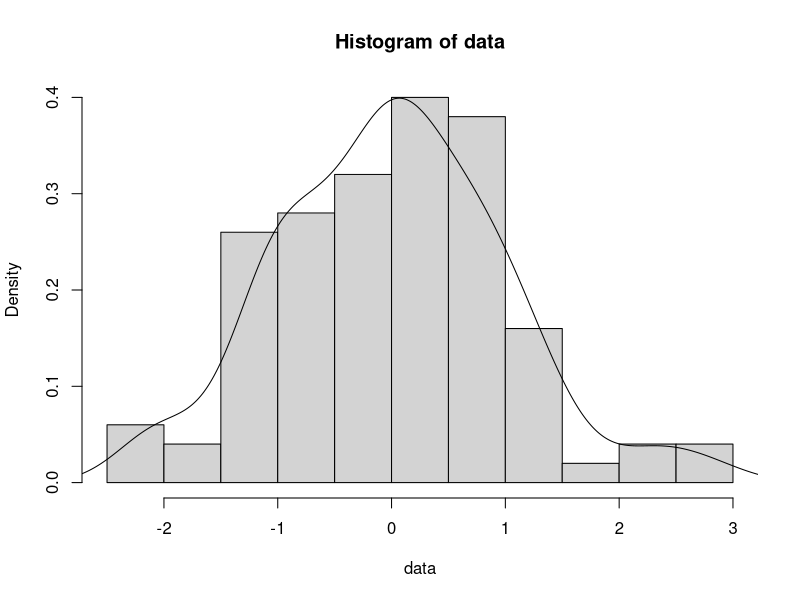
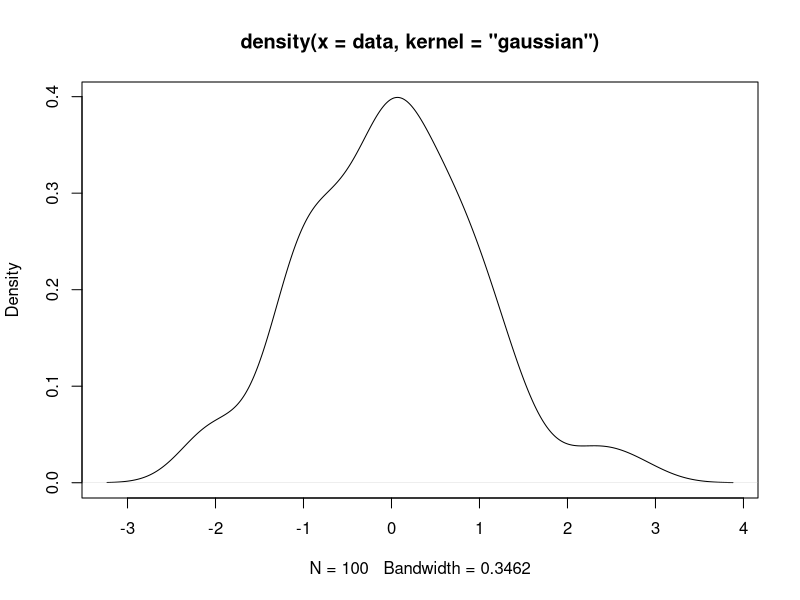
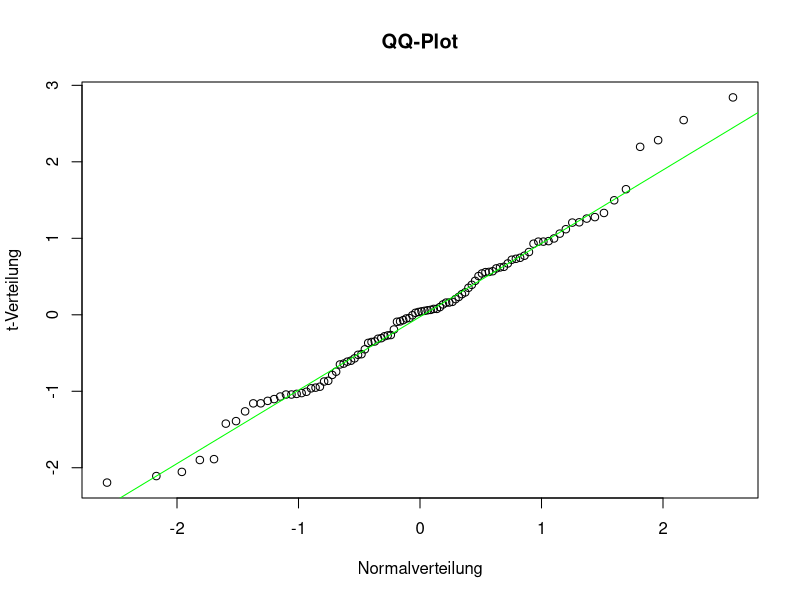

Generate these figures, in order, with R:
data <- rnorm(100)
hist(data, freq = F)
lines(density(data))
plot(density(data, kernel='gaussian'))

qqnorm(data, main = 'QQ-Plot', xlab= 'Normalverteilung',
       ylab = 't-Verteilung')
qqline(data, col = 'green')
